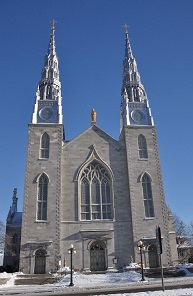
//> input picture images/church01.jpg, 193 x 296 px
$ ./estimateF   (built with g++ and OpenCV 4)
//> lines starting //> are read from the running program, lines starting //| are printed output that depends on the picture; after the words box and inside, x2 and y2 are one past the last pixel; in counts of white or black regions, pixels touching at a corner belong together
// [17 lines of licence text are left out]

#include <iostream>
#include <vector>
#include <opencv2/core.hpp>
#include <opencv2/imgproc.hpp>
#include <opencv2/highgui.hpp>
#include <opencv2/features2d.hpp>
#include <opencv2/calib3d.hpp>
#include <opencv2/objdetect.hpp>
#include <opencv2/xfeatures2d.hpp>


int main()
{
	// Read input images
	cv::Mat image1= cv::imread("church01.jpg",0);
//> image1: 296 rows x 193 cols, CV_8UC1; min 0, max 255, mean 107.8
	cv::Mat image2= cv::imread("church03.jpg",0);
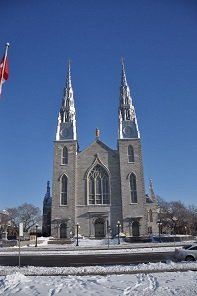
//> input picture images/church03.jpg, 197 x 296 px
//> image2: 296 rows x 197 cols, CV_8UC1; min 0, max 255, mean 105.5
	if (!image1.data || !image2.data)
		return 0;

    // Display the images
	cv::namedWindow("Right Image");
	cv::imshow("Right Image",image1);
	cv::namedWindow("Left Image");
	cv::imshow("Left Image",image2);

	// vector of keypoints and descriptors
	std::vector<cv::KeyPoint> keypoints1;
	std::vector<cv::KeyPoint> keypoints2;
	cv::Mat descriptors1, descriptors2;

	// Construction of the SIFT feature detector
	cv::Ptr<cv::Feature2D> ptrFeature2D = cv::xfeatures2d::SIFT::create(164);

	// Detection of the SURF features
	ptrFeature2D->detectAndCompute(image1, cv::noArray(), keypoints1, descriptors1);
//> keypoints1 = 164 keypoints; strongest (x, y, size): (34, 121, 3.4), (128, 123, 2.5), (36, 105, 2.3), (60, 122, 2.5)
	ptrFeature2D->detectAndCompute(image2, cv::noArray(), keypoints2, descriptors2);
//> keypoints2 = 164 keypoints; strongest (x, y, size): (71, 91, 2.4), (121, 137, 2.2), (58, 138, 2.8), (59, 118, 1.9)

	std::cout << "Number of SIFT points (1): " << keypoints1.size() << std::endl;
//| Number of SIFT points (1): 164
	std::cout << "Number of SIFT points (2): " << keypoints2.size() << std::endl;
//| Number of SIFT points (2): 164

	// Draw the kepoints
	cv::Mat imageKP;
	cv::drawKeypoints(image1,keypoints1,imageKP,cv::Scalar(255,255,255),cv::DrawMatchesFlags::DRAW_RICH_KEYPOINTS);
	cv::namedWindow("Right SIFT Features");
	cv::imshow("Right SIFT Features",imageKP);
	cv::drawKeypoints(image2,keypoints2,imageKP,cv::Scalar(255,255,255),cv::DrawMatchesFlags::DRAW_RICH_KEYPOINTS);
//> imageKP: 296 rows x 197 cols, CV_8UC3
	cv::namedWindow("Left SIFT Features");
	cv::imshow("Left SIFT Features",imageKP);

	// Construction of the matcher
	cv::BFMatcher matcher(cv::NORM_L2,true);

	// Match the two image descriptors
	std::vector<cv::DMatch> matches;
	matcher.match(descriptors1,descriptors2, matches);
//> matches = 66 matches

	std::cout << "Number of matched points: " << matches.size() << std::endl;
//| Number of matched points: 66

	// Manually select few Matches
	std::vector<cv::DMatch> selMatches;

	// make sure to double-check if the selected matches are valid
	selMatches.push_back(matches[2]);
//> selMatches = 1 match
	selMatches.push_back(matches[5]);
//> selMatches = 2 matches
	selMatches.push_back(matches[16]);
//> selMatches = 3 matches
	selMatches.push_back(matches[29]);
//> selMatches = 4 matches
	selMatches.push_back(matches[14]);
//> selMatches = 5 matches
	selMatches.push_back(matches[34]);
//> selMatches = 6 matches
	selMatches.push_back(matches[20]);
//> selMatches = 7 matches

	// Draw the selected matches
	cv::Mat imageMatches;
	cv::drawMatches(image1,keypoints1,  // 1st image and its keypoints
		            image2,keypoints2,  // 2nd image and its keypoints
					selMatches,			// the selected matches
//					matches,			// the matches
					imageMatches,		// the image produced
					cv::Scalar(255,255,255),
					cv::Scalar(255,255,255)/*,
					std::vector<char>(),
					2*/); // color of the lines
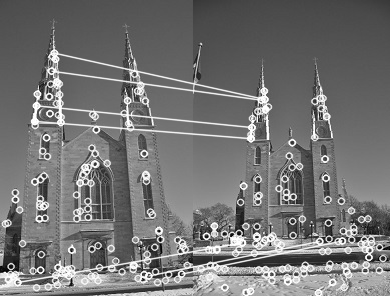
//> imageMatches: 296 rows x 390 cols, CV_8UC3; min 0, max 255, mean 116.1
	cv::namedWindow("Matches");
	cv::imshow("Matches",imageMatches);

	// Convert 1 vector of keypoints into
	// 2 vectors of Point2f
	std::vector<int> pointIndexes1;
	std::vector<int> pointIndexes2;
	for (std::vector<cv::DMatch>::const_iterator it= selMatches.begin();
		 it!= selMatches.end(); ++it) {

			 // Get the indexes of the selected matched keypoints
			 pointIndexes1.push_back(it->queryIdx);
			 pointIndexes2.push_back(it->trainIdx);
	}
//> this loop made 7 passes

	// Convert keypoints into Point2f
	std::vector<cv::Point2f> selPoints1, selPoints2;
	cv::KeyPoint::convert(keypoints1,selPoints1,pointIndexes1);
//> selPoints1 = 7 Points (x, y): [181.2, 273.6], [17.2, 282.1], [36.11, 105.3], [51.03, 70.66], [34.34, 120.9], [53.91, 52.67], [148.3, 275.5]
	cv::KeyPoint::convert(keypoints2,selPoints2,pointIndexes2);
//> selPoints2 = 7 Points (x, y): [148.8, 240.5], [48.82, 242.5], [58.52, 127.1], [67.96, 99.7], [57.54, 138.2], [71.24, 98.94], [126.2, 240.9]

	// check by drawing the points
	std::vector<cv::Point2f>::const_iterator it= selPoints1.begin();
	while (it!=selPoints1.end()) {

		// draw a circle at each corner location
		cv::circle(image1,*it,3,cv::Scalar(255,255,255),2);
		++it;
	}
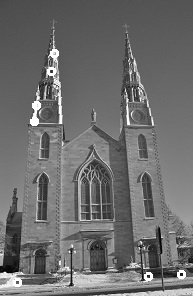
//> image1: 296 rows x 193 cols, CV_8UC1; min 0, max 255, mean 108.8

	it= selPoints2.begin();
	while (it!=selPoints2.end()) {

		// draw a circle at each corner location
		cv::circle(image2,*it,3,cv::Scalar(255,255,255),2);
		++it;
	}
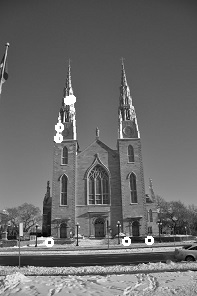
//> image2: 296 rows x 197 cols, CV_8UC1; min 0, max 255, mean 106.3

	// Compute F matrix from 7 matches
	cv::Mat fundamental= cv::findFundamentalMat(
		selPoints1, // points in first image
		selPoints2, // points in second image
		cv::FM_7POINT);       // 7-point method
//> fundamental = [[6e-06, 0.000193, -0.0537], [-0.000196, 1.06e-06, 0.0152], [0.0465, -0.0169, 1], [0.000371, -0.00243, 0.137], [0.002, -1.18e-05, -0.112], [-0.218, 0.173, 1], [0.000113, -0.000575, 0.00218], [0.000448, -2.72e-06, -0.0221], [-0.0309, 0.0387, 1]]

	std::cout << "F-Matrix size= " << fundamental.rows << "," << fundamental.cols << std::endl;
//| F-Matrix size= 9,3
	cv::Mat fund(fundamental, cv::Rect(0, 0, 3, 3));
//> fund = [[6e-06, 0.000193, -0.0537], [-0.000196, 1.06e-06, 0.0152], [0.0465, -0.0169, 1]]
	// draw the left points corresponding epipolar lines in right image
	std::vector<cv::Vec3f> lines1;
	cv::computeCorrespondEpilines(
		selPoints1, // image points
		1,                   // in image 1 (can also be 2)
		fund, // F matrix
		lines1);     // vector of epipolar lines
//> lines1 = 7 items: [0.01, -1, 239.2], [0.07, 1, -245.2], [-0.97, 0.24, 26.33], [-0.99, 0.13, 54.38], [-0.96, 0.27, 17.64], [-0.99, 0.11, 60.26], [0.02, -1, 237.8]

	std::cout << "size of F matrix:" << fund.rows << "x" << fund.cols << std::endl;
//| size of F matrix:3x3

	// for all epipolar lines
	for (std::vector<cv::Vec3f>::const_iterator it= lines1.begin();
		 it!=lines1.end(); ++it) {

			 // draw the epipolar line between first and last column
			 cv::line(image2,cv::Point(0,-(*it)[2]/(*it)[1]),
				             cv::Point(image2.cols,-((*it)[2]+(*it)[0]*image2.cols)/(*it)[1]),
							 cv::Scalar(255,255,255));
	}
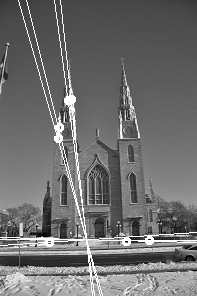
//> image2: 296 rows x 197 cols, CV_8UC1; 2.58% of pixels changed, all inside (x1, y1, x2, y2) = (0, 0, 197, 296)

	// draw the left points corresponding epipolar lines in left image
	std::vector<cv::Vec3f> lines2;
	cv::computeCorrespondEpilines(cv::Mat(selPoints2),2,fund,lines2);
//> lines2 = 7 items: [0.02, 1, -277.7], [-0.1, -1, 282.4], [0.97, -0.24, -9.47], [0.99, -0.13, -41.1], [0.96, -0.28, 0.33], [0.99, -0.11, -47.74], [0.01, 1, -276.5]
	for (std::vector<cv::Vec3f>::const_iterator it= lines2.begin();
		 it!=lines2.end(); ++it) {

			 // draw the epipolar line between first and last column
			 cv::line(image1,cv::Point(0,-(*it)[2]/(*it)[1]),
				             cv::Point(image1.cols,-((*it)[2]+(*it)[0]*image1.cols)/(*it)[1]),
							 cv::Scalar(255,255,255));
	}
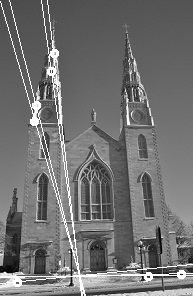
//> image1: 296 rows x 193 cols, CV_8UC1; 2.64% of pixels changed, all inside (x1, y1, x2, y2) = (0, 0, 193, 296)

	// combine both images
	cv::Mat both(image1.rows,image1.cols+image2.cols, CV_8U);
	image1.copyTo(both.colRange(0, image1.cols));
	image2.copyTo(both.colRange(image1.cols, image1.cols+image2.cols));
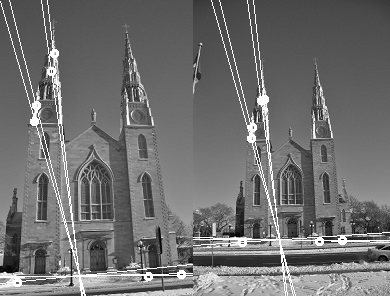
//> both: 296 rows x 390 cols, CV_8UC1; min 0, max 255, mean 111.2

    // Display the images with points and epipolar lines
	cv::namedWindow("Epilines");
	cv::imshow("Epilines",both);
/*
	// Convert keypoints into Point2f
	std::vector<cv::Point2f> points1, points2, newPoints1, newPoints2;
	cv::KeyPoint::convert(keypoints1, points1);
	cv::KeyPoint::convert(keypoints2, points2);
	cv::correctMatches(fund, points1, points2, newPoints1, newPoints2);
	cv::KeyPoint::convert(newPoints1, keypoints1);
	cv::KeyPoint::convert(newPoints2, keypoints2);

	cv::drawMatches(image1, keypoints1,  // 1st image and its keypoints
		image2, keypoints2,  // 2nd image and its keypoints
		matches,			// the matches
		imageMatches,		// the image produced
		cv::Scalar(255, 255, 255),
		cv::Scalar(255, 255, 255),
		std::vector<char>(),
		2
		); // color of the lines
	cv::namedWindow("Corrected matches");
	cv::imshow("Corrected matches", imageMatches);
	*/
	cv::waitKey();
	return 0;
}
